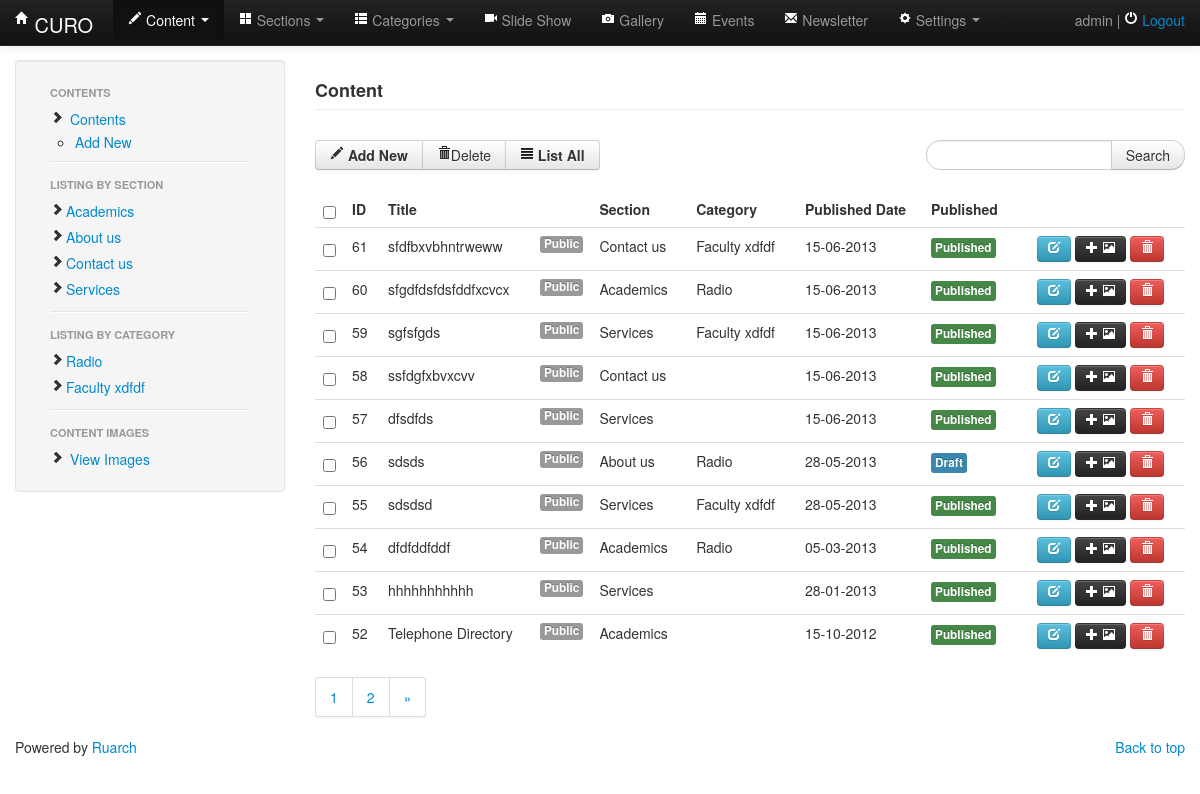
/admin/contents.php (signed in), run on an earlier commit of the app's database.
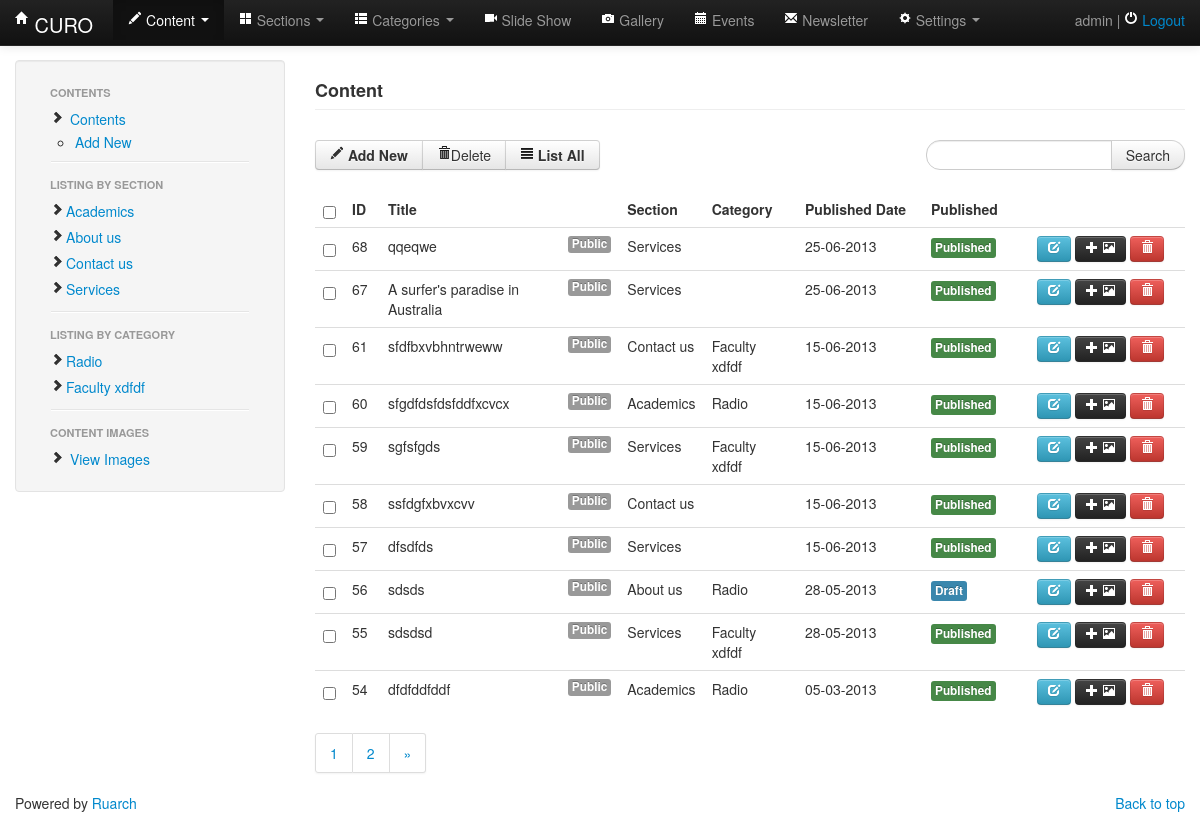
And on a later commit of the database.
### tables this page shows
CREATE TABLE `cu_contents` (
  `id` int(11) NOT NULL AUTO_INCREMENT,
  `content_title` varchar(255) DEFAULT NULL,
  `content_alias` varchar(255) DEFAULT NULL,
  `intro_text` text,
  `full_content` text,
  `content_source` text,
  `excerpt` text,
  `category_id` int(11) DEFAULT NULL,
  `section_id` int(11) DEFAULT NULL,
  `created` datetime DEFAULT '0000-00-00 00:00:00',
  `created_by` int(11) DEFAULT NULL,
  `modified` datetime DEFAULT '0000-00-00 00:00:00',
  `modified_by` int(11) DEFAULT NULL,
  `image` text,
  `image_desc` text,
  `audio_file` text,
  `audio_file_desc` text,
  `video_file` text,
  `video_file_desc` text,
  `other_file` text,
  `other_file_desc` text,
  `feature` tinyint(1) DEFAULT '0',
  `metakey` text,
  `metadesc` text,
  `metadata` text,
  `access` int(11) DEFAULT '3',
  `hits` int(11) DEFAULT NULL,
  `published` varchar(50) DEFAULT 'unpublished',
  PRIMARY KEY (`id`)
);

CREATE TABLE `cu_sections` (
  `id` int(11) NOT NULL AUTO_INCREMENT,
  `name` varchar(255) DEFAULT NULL,
  `title` varchar(255) DEFAULT NULL,
  `alias` varchar(255) DEFAULT NULL,
  `image` text,
  `banner` text,
  `section_show` tinyint(2) DEFAULT '1',
  `main_nav` tinyint(2) DEFAULT '1',
  `description` text,
  `uniqueid` varchar(255) DEFAULT NULL,
  `ordering` int(11) DEFAULT NULL,
  `access` tinyint(3) DEFAULT NULL,
  PRIMARY KEY (`id`)
);

CREATE TABLE `cu_categories` (
  `id` int(11) NOT NULL AUTO_INCREMENT,
  `name` varchar(255) DEFAULT NULL,
  `title` varchar(255) DEFAULT NULL,
  `alias` varchar(255) DEFAULT NULL,
  `image` text,
  `section_id` int(11) DEFAULT NULL,
  `description` text,
  `uniqueid` varbinary(255) DEFAULT NULL,
  `category_show` tinyint(50) DEFAULT '1',
  `feature` tinyint(10) DEFAULT '0',
  `access` tinyint(3) DEFAULT NULL,
  PRIMARY KEY (`id`)
);

CREATE TABLE `cu_access` (
  `access_id` int(11) NOT NULL AUTO_INCREMENT,
  `access` tinyint(1) NOT NULL DEFAULT '3',
  `access_name` varchar(100) DEFAULT NULL,
  PRIMARY KEY (`access_id`,`access`)
);

### admin/includes/functions.php (the view, shortened to what the changed rows need)
<?php
function section_info($sectionid){
	$res=mysql_query("SELECT * FROM cu_sections WHERE id='$sectionid'") or die(mysql_error());
	return $row=mysql_fetch_array($res);
}
function category_info($categoryid){
	$res=mysql_query("SELECT * FROM cu_categories WHERE id='$categoryid'") or die(mysql_error());
	return $row=mysql_fetch_array($res);
}
function access_info($access_id){
	$res=mysql_query("SELECT * FROM cu_access WHERE access='$access_id'") or die(mysql_error());
	return $row=mysql_fetch_array($res);
}
function load_content_by_section($url,$value=''){
	$res=mysql_query("SELECT * FROM cu_contents WHERE section_id!='' OR section_id!='0' OR section_id!=NULL  GROUP BY section_id ") or die(mysql_error());
	while ($row=mysql_fetch_array($res)) {
		$section=section_info($row['section_id']);
		echo'<li ';
			if($value==$section['id']){echo 'class="active"';}
		echo'><a href="'.$url.'?secid='.$section['id'].'"><i class="icon-chevron-right"></i>'.$section['name'].'</a></li>';
	}
}
function load_content_by_category($url,$value=''){
	$res=mysql_query("SELECT * FROM cu_contents WHERE category_id!='' OR category_id!='0' OR category_id!=NULL  GROUP BY category_id ") or die(mysql_error());
	while ($row=mysql_fetch_array($res)) {
		$category=category_info($row['category_id']);
		echo'<li ';
		if($value==$category['id']){echo 'class="active"';}
		echo'><a href="'.$url.'?catid='.$category['id'].'"><i class="icon-chevron-right"></i>'.$category['name'].'</a></li>';
	}
}
function get_list_content($page='',$q=''){
include('pagination.php');
$pagination= new Pagination;
$size=10;
if(!empty($q)){
	if(isset($_GET['secid'])){
		$secid=$_GET['secid'];
			$url="contents.php?secid=$secid&q=$q&p=";
	}elseif(isset($_GET['catid'])){
		$catid=$_GET['catid'];
			$url="contents.php?catid=$catid&q=$q&p=";
	}else{
		$url="contents.php?q=$q&p=";
	}
}else{
	if(isset($_GET['secid'])){
		$secid=$_GET['secid'];
		$url="contents.php?secid=$secid&p=";
	}elseif(isset($_GET['catid'])){
		$catid=$_GET['catid'];
		$url="contents.php?catid=$catid&p=";
	}else{
		$url="contents.php?p=";
	}
}
$pagination->setPage($page);
$pagination->setSize($size);
$pagination->setLink($url);
$sql="SELECT * FROM cu_contents  ";
$sql.=" ORDER BY id DESC";
$resnum=mysql_query($sql) or die(mysql_error());
$total_records=mysql_num_rows($resnum);
$pagination->setTotalRecords($total_records);
$getsql=$pagination->getLimitSql($sql);
$res=mysql_query($sql.' '.$getsql) or die(mysql_error());
echo'<table class="table table-hover" id="no-more-tables">
              <thead>
 			  <tr>
              <th width="10"><input type="checkbox" name="chkall" onclick="checkall()" /></th>
                <th width="20">ID</th>
                <th>Title</th>
                <th>Section</th>
				<th>Category</th>
                <th width="110">Published Date</th>
				<th width="90">Published</th>
                <th width="140"></th>
              </tr>
              </thead>
              <tbody>';
	while($row=mysql_fetch_array($res)){
		$cat=category_info($row['category_id']);
		$sec=section_info($row['section_id']);
		$access=access_info($row['access']);
		echo' <tr>
              <td><input type="checkbox" name="contentid[]" value="'.$row['id'].'" /></td>
              <td data-title="ID">'.$row['id'].'</td>
              <td data-title="Title">';
			  echo'<span class="label pull-right">'.$access['access_name'].'</span>';
			  echo $row['content_title'].'</td>
              <td data-title="Section">'.$sec['name'].'</td>
			  <td data-title="Category">'.$cat['name'].'</td>
              <td data-title="Published Date">'.date("d-m-Y",strtotime($row['created'])).'</td>
			  <td data-title="Published"><span class="label ';if($row['published']=="published"){ echo'label-success';}elseif($row['published']=="published"){echo'';}elseif($row['published']=="draft"){echo 'label-info';} echo'">'.ucwords($row['published']).'</span></td>
              <td ><a href="?action=edit&id='.$row['id'].'" class="btn btn-small btn-info" title="Edit" ><i class="icon-edit icon-white"></i></a> <a href="content-images.php?action=add-new&conid='.$row['id'].'" class="btn btn-small btn-inverse" title="Add images" > <i class="icon-plus icon-white"></i> <i class="icon-picture icon-white"></i> </a> <a href="?action=delete&id='.$row['id'].'" class="btn btn-small btn-danger" title="Delete" onclick="return confirm(\'Are you sure you want to delete?\')"><i class="icon-trash icon-white "></i></a></td>
              </tr>';
	}
	echo '</tbody>
			</table>';
	echo $pagination->create_links();
}
?>

### admin/includes/pagination.php (shortened to what the changed rows need)
<?php
class Pagination
{
	var $page;
	var $size;
	var $total_records;
	var $link;
	function Pagination($page = null, $size = null, $total_records = null)
	{
		$this->page = $page;
		$this->size = $size;
		$this->total_records = $total_records;
	}
	function setPage($page)
	{
		$this->page = 0+$page;
	}
	function setSize($size)
	{
		$this->size = 0+$size;
	}
	function setTotalRecords($total)
	{
		$this->total_records = 0+$total;
	}
	function setLink($url)
	{
		$this->link = $url;
	}
	function getLimitSql()
	{
		$sql = "LIMIT " . $this->getLimit();
		return $sql;
	}
	function getLimit()
	{
		$page = $this->page;
		if ($this->page < 1)
		{
			$page = 1;
		}
		$sql = ($page - 1) * $this->size . "," . $this->size;
		return $sql;
	}
	function create_links()
	{
		$totalItems = $this->total_records;
		$perPage = $this->size;
		$currentPage = $this->page;
		$link = $this->link;
		$totalPages = floor($totalItems / $perPage);
		$totalPages += ($totalItems % $perPage != 0) ? 1 : 0;
		$output = null;
		$loopStart = 1;
		$loopEnd = $totalPages;
		for ($i = $loopStart; $i <= $loopEnd; $i++)
		{
			if ($i == $currentPage){
				$output .=  sprintf('<li class="active"><a href="' . $link .$i. '">', $i) . $i . '</a></li> ';
			}
			 else {
				$output .= sprintf('<li><a href="' . $link .$i. '">', $i) . $i . '</a></li> ';
			}
		}
		if ($currentPage < $totalPages){
			$output .= sprintf('<li class="nextpage"><a href="' . $link .($currentPage + 1). '">&raquo;</a></li>', $currentPage + 1);
		}
		return '<div class="pagination"><ul>' . $output . '</ul></div>';
	}
}
?>

What changed in the data, as far as the page shows it:
no longer on one of the page's lists (row edited): cu_contents: id "52", cu_access.access_name "Public", content_title "Telephone Directory", cu_sections.name "Academics", created "15-10-2012", published "Published"
no longer on one of the page's lists (row unchanged): cu_contents: id "53", cu_access.access_name "Public", content_title "hhhhhhhhhhh", cu_sections.name "Services", created "28-01-2013", published "Published"
added cu_contents: id "68", cu_access.access_name "Public", content_title "qqeqwe", cu_sections.name "Services", created "25-06-2013", published "Published", shown under "Content"
added cu_contents: id "67", cu_access.access_name "Public", content_title "A surfer's paradise in Australia", cu_sections.name "Services", created "25-06-2013", published "Published", shown under "Content"
